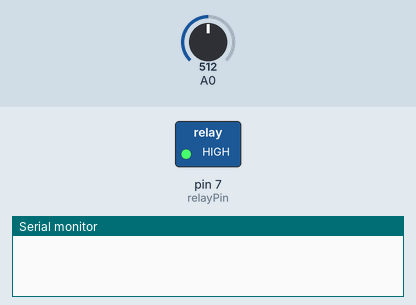
Recording of a sketch running on a simulated Arduino Uno, built with avr-gcc and run on an emulated ATmega328P. Parts: switched loads named in the sketch (green lamp = pin HIGH), the last lines printed to the serial monitor. The test bench sets the inputs (shaded band); at power-on: A0 = 512.

Above: at 0.05 s.
At 2.6 s:
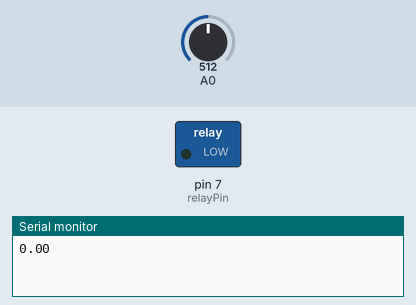
Timing chart, 0 to 6.6 s (numbered marks = the images above):
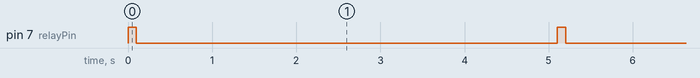

The sketch:

Voltage_Reader.ino
```cpp
const float voltageDelay = 5000.0;
float lastCheckedVoltageTime = 0.0;

int reading=0;
int relayPin = 7;
float voltage=0;

void setup() {
  pinMode(A0, INPUT);
  pinMode(relayPin, OUTPUT);
  digitalWrite(relayPin, LOW);

  Serial.begin(9600);
}

void loop() {
    if((millis()>voltageDelay + lastCheckedVoltageTime) || lastCheckedVoltageTime == 0.0) {
    digitalWrite(relayPin, HIGH);
    delay(100);
    reading = analogRead(A0);
    voltage = (float)reading*(10/1024);
    digitalWrite(relayPin, LOW);
    Serial.println(voltage,2);

    lastCheckedVoltageTime = millis();
  }
}
```

Measured:
- by itself, pin 7 (relayPin): alternates HIGH for 0.10 s and LOW for 5.0 s
